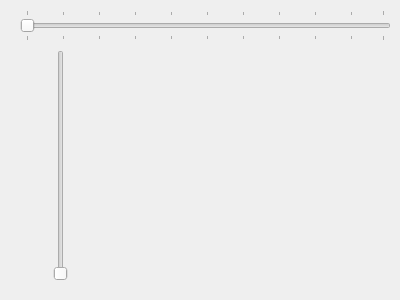
<?xml version="1.0" encoding="UTF-8"?>
<ui version="4.0">
 <class>Form</class>
 <widget class="QWidget" name="Form">
  <property name="geometry">
   <rect>
    <x>0</x>
    <y>0</y>
    <width>400</width>
    <height>300</height>
   </rect>
  </property>
  <property name="windowTitle">
   <string>Form</string>
  </property>
  <widget class="QSlider" name="horizontalSlider">
   <property name="geometry">
    <rect>
     <x>20</x>
     <y>10</y>
     <width>371</width>
     <height>31</height>
    </rect>
   </property>
   <property name="orientation">
    <enum>Qt::Horizontal</enum>
   </property>
   <property name="tickPosition">
    <enum>QSlider::TicksBothSides</enum>
   </property>
   <property name="tickInterval">
    <number>10</number>
   </property>
  </widget>
  <widget class="QSlider" name="verticalSlider">
   <property name="geometry">
    <rect>
     <x>50</x>
     <y>50</y>
     <width>21</width>
     <height>231</height>
    </rect>
   </property>
   <property name="orientation">
    <enum>Qt::Vertical</enum>
   </property>
  </widget>
 </widget>
 <resources/>
 <connections/>
</ui>
